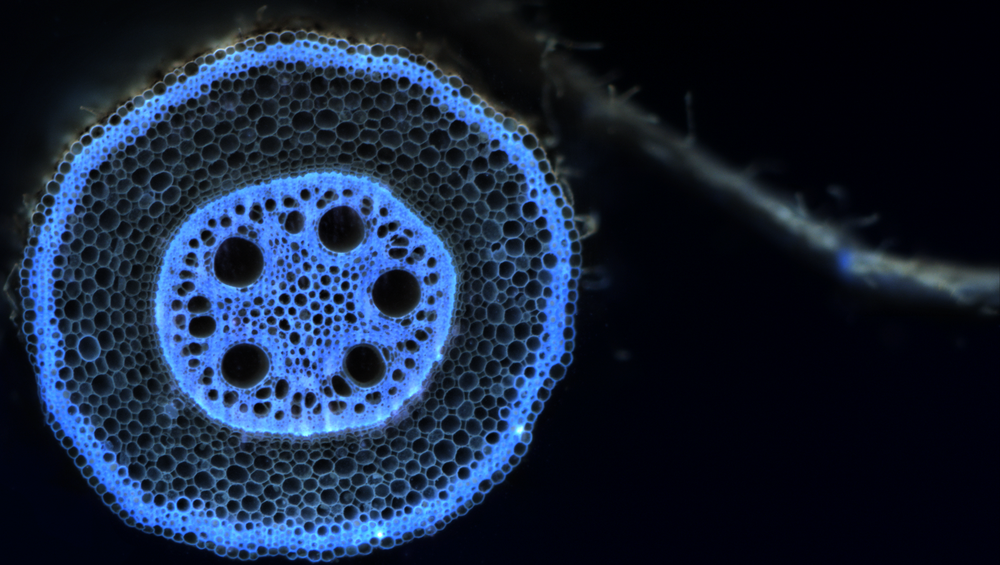
#> input picture paint/data_demo/images/1.png, 1000 x 565 px, shrunk from 1714 x 969 before the run; its folder holds only this picture in this run
$ python process.py   (older library calls are emulated)
#> lines starting #> are read from the running program, lines starting #| are printed output that depends on the picture; after the words box and inside, x2 and y2 are one past the last pixel; in counts of white or black regions, pixels touching at a corner belong together
import cv2
import numpy as np
import os
import glob
import tqdm
import shutil

def gradient_orientation_robust(img, ksize):
    gx = cv2.Sobel(img, cv2.CV_64F, 1, 0, ksize=ksize)
    gy = cv2.Sobel(img, cv2.CV_64F, 0, 1, ksize=ksize)
    orientation = np.arctan2(gy, gx)
    magnitude = np.sqrt(gx**2 + gy**2)
    threshold = np.percentile(magnitude, 75)
    orientation_norm = ((orientation + np.pi) / (2 * np.pi) * 255).astype(np.uint8)
    orientation_norm[magnitude < threshold] = 0
    orientation_norm = cv2.normalize(orientation_norm, None, 0, 255, cv2.NORM_MINMAX, dtype=cv2.CV_8U)
    return orientation_norm

k = 188
im_list = glob.glob(os.path.join('painting/images', '*.png'))
for im_path in tqdm.tqdm(im_list):
    im = cv2.imread(im_path, 0)
#> im: shape (565, 1000); min 0, max 255, mean 34.3
    height, width = im.shape[:2]
#> height = 565; width = 1000
    img = cv2.GaussianBlur(im, (15, 15), 0)

    orientation_3 = gradient_orientation_robust(im, 3)
#> in gradient_orientation_robust, `gy = cv2.Sobel(img, cv2.CV_64F, 0, 1, ksize=ksize)`:
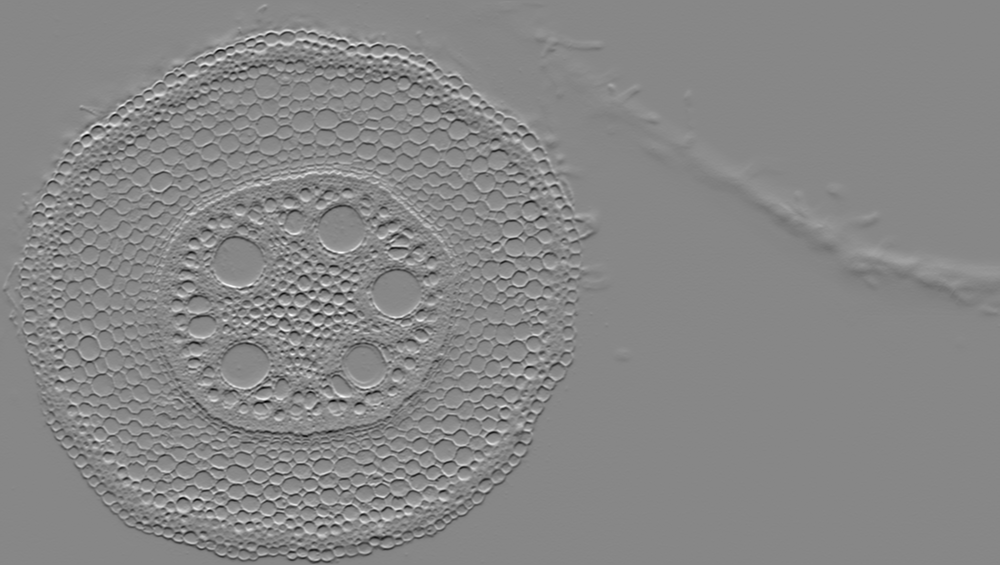
#> gy: shape (565, 1000) float64; min -514, max 455, mean 0; drawn with min black and max white
#> in gradient_orientation_robust, `magnitude = np.sqrt(gx**2 + gy**2)`:
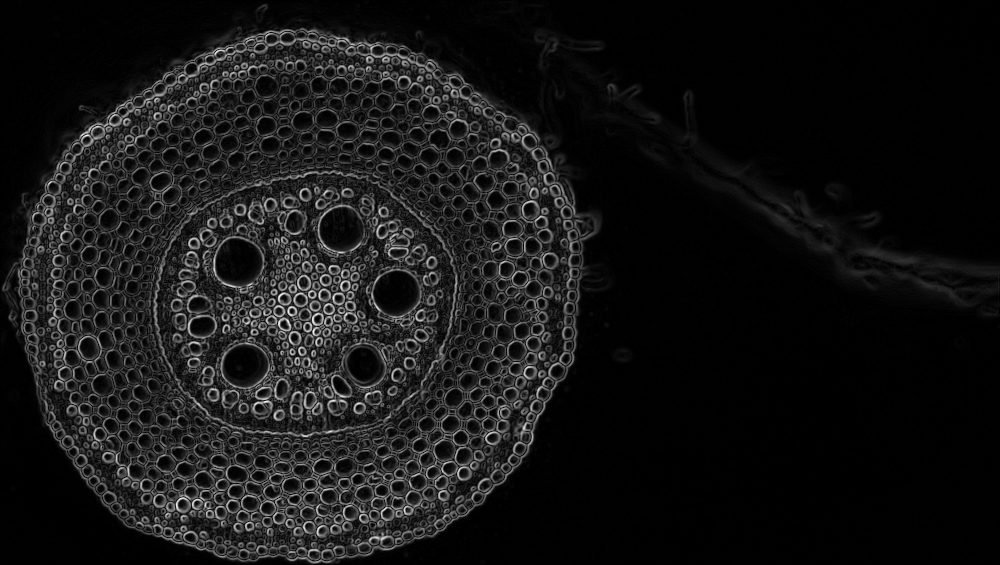
#> magnitude: shape (565, 1000) float64; min 0, max 536.2, mean 46.3; drawn with min black and max white
#> in gradient_orientation_robust, `threshold = np.percentile(magnitude, 75)`: threshold = 66.03
    orientation_7 = gradient_orientation_robust(im, 7)
#> call 2 of gradient_orientation_robust, with ksize = 7
#> in gradient_orientation_robust (call 2), `magnitude = np.sqrt(gx**2 + gy**2)`:
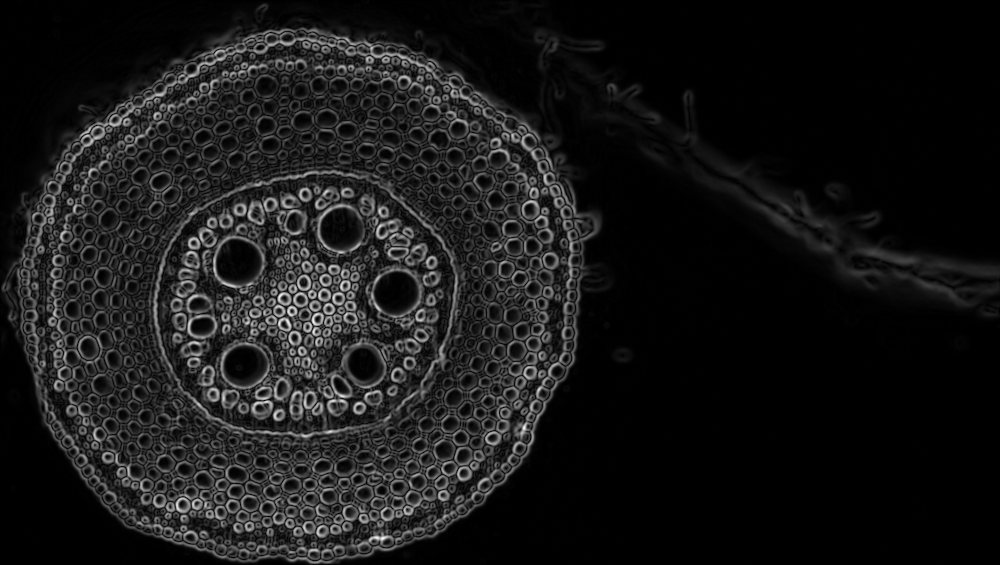
#> magnitude: shape (565, 1000) float64; min 0, max 92132.5, mean 8811.9; drawn with min black and max white
#> in gradient_orientation_robust (call 2), `threshold = np.percentile(magnitude, 75)`: threshold = 13666.6
    orientation_5 = gradient_orientation_robust(im, 5)
#> call 3 of gradient_orientation_robust, with ksize = 5
#> in gradient_orientation_robust (call 3), `orientation = np.arctan2(gy, gx)`:
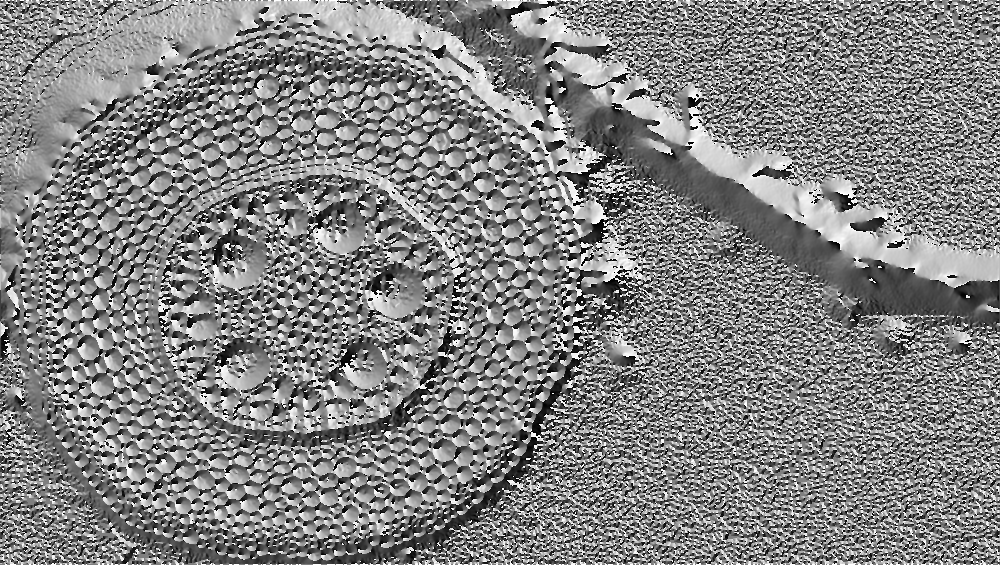
#> orientation: shape (565, 1000) float64; min -3.14, max 3.14, mean 0.0871; drawn with min black and max white
#> in gradient_orientation_robust (call 3), `threshold = np.percentile(magnitude, 75)`: threshold = 939.2
#> in gradient_orientation_robust (call 3), `orientation_norm[magnitude < threshold] = 0`:
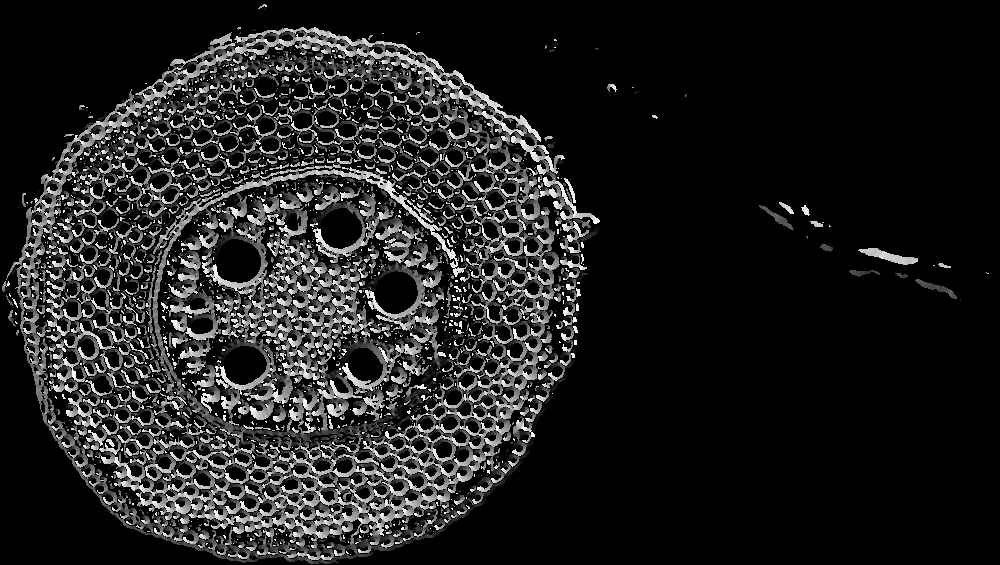
#> orientation_norm: shape (565, 1000); min 0, max 255, mean 31.4

    im_75 = cv2.adaptiveThreshold(
        img, 255,
        cv2.ADAPTIVE_THRESH_GAUSSIAN_C,
        cv2.THRESH_BINARY_INV,
        75, 1
    )
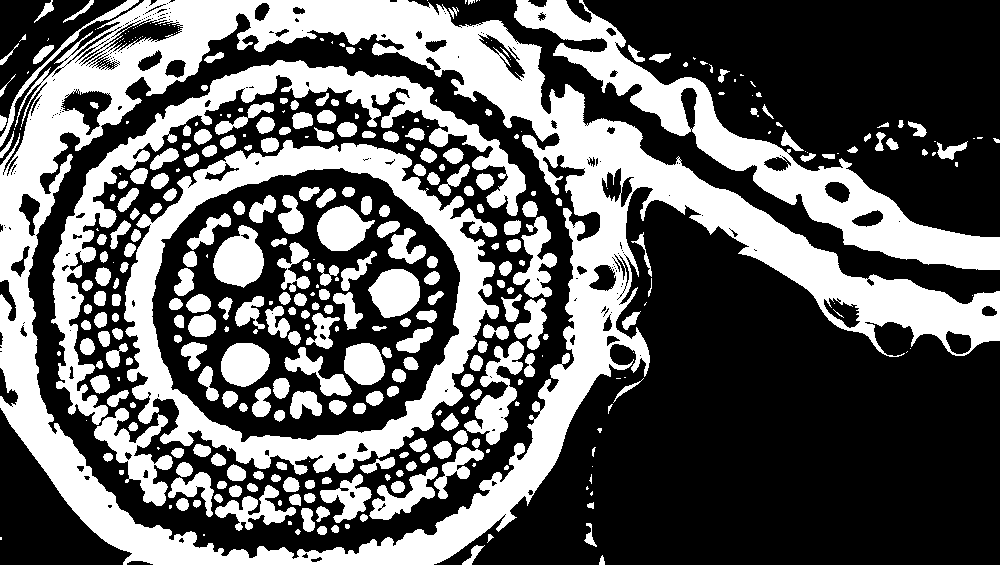
#> im_75: shape (565, 1000); 38.3% white; 374 white regions (117 under 20 px), largest, box (x1, y1, x2, y2) and area: (0, 0, 1000, 565) 91954, (124, 140, 499, 475) 27084, (514, 0, 1000, 270) 20398

    im_55 = cv2.adaptiveThreshold(
        img, 255,
        cv2.ADAPTIVE_THRESH_GAUSSIAN_C,
        cv2.THRESH_BINARY_INV,
        55, 1
    )
#> im_55: shape (565, 1000); 34.6% white; 514 white regions (166 under 20 px), largest, box (x1, y1, x2, y2) and area: (0, 0, 1000, 565) 77494, (124, 140, 499, 473) 23844, (514, 0, 1000, 271) 17543

    im_35 = cv2.adaptiveThreshold(
        img, 255,
        cv2.ADAPTIVE_THRESH_GAUSSIAN_C,
        cv2.THRESH_BINARY_INV,
        35, 1
    )
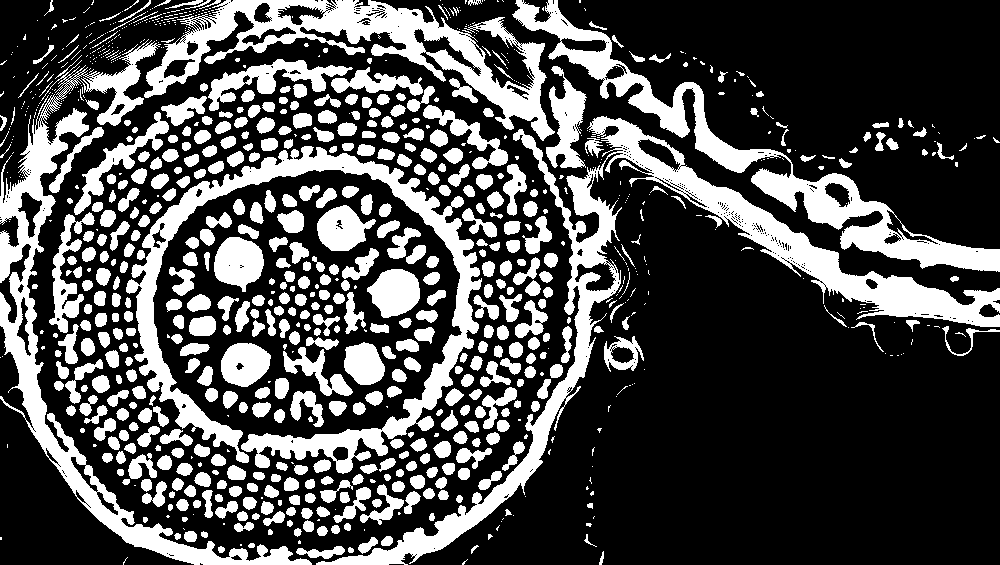
#> im_35: shape (565, 1000); 30.1% white; 933 white regions (427 under 20 px), largest, box (x1, y1, x2, y2) and area: (316, 116, 1000, 565) 24096, (126, 146, 482, 474) 18421, (0, 39, 312, 565) 16647

    cv2.imwrite('painting/images_gradient3/{}'.format(os.path.basename(im_path)), orientation_3)
    cv2.imwrite('painting/images_gradient5/{}'.format(os.path.basename(im_path)), orientation_5)
    cv2.imwrite('painting/images_gradient7/{}'.format(os.path.basename(im_path)), orientation_7)
    cv2.imwrite('painting/images_35/{}'.format(os.path.basename(im_path)), im_35)
    cv2.imwrite('painting/images_75/{}'.format(os.path.basename(im_path)), im_75)
    cv2.imwrite('painting/images_55/{}'.format(os.path.basename(im_path)), im_55)

$ run again, on paint/data_demo/images/2.png
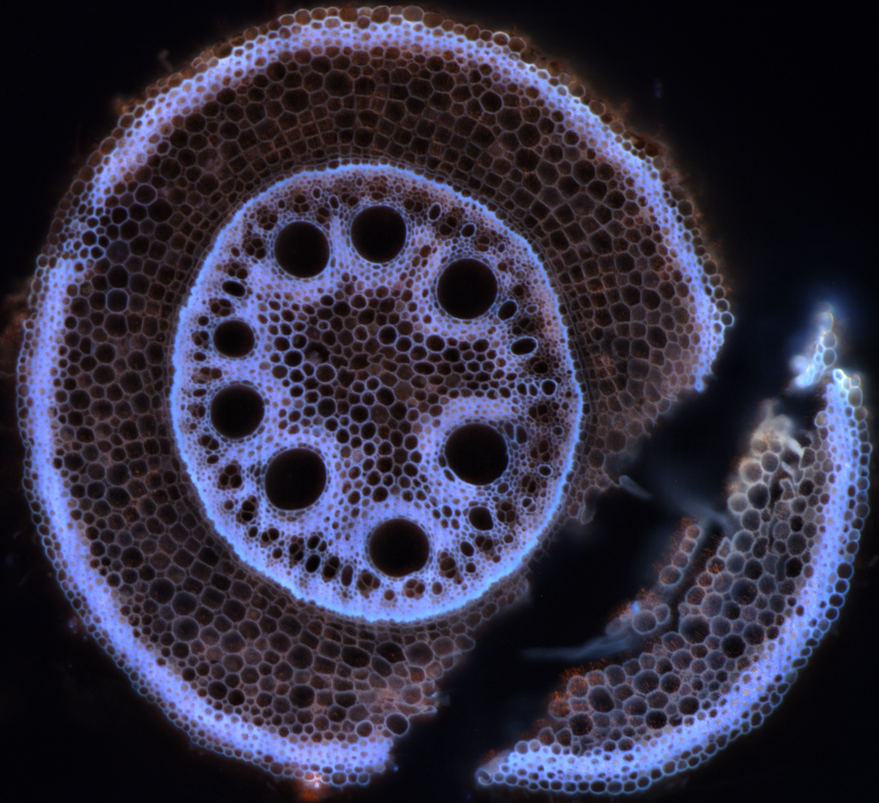
#> input picture paint/data_demo/images/2.png, 879 x 803 px, shrunk from 1187 x 1084 before the run
#> threshold = 80.62
#> in gradient_orientation_robust (call 3), `orientation = np.arctan2(gy, gx)`:
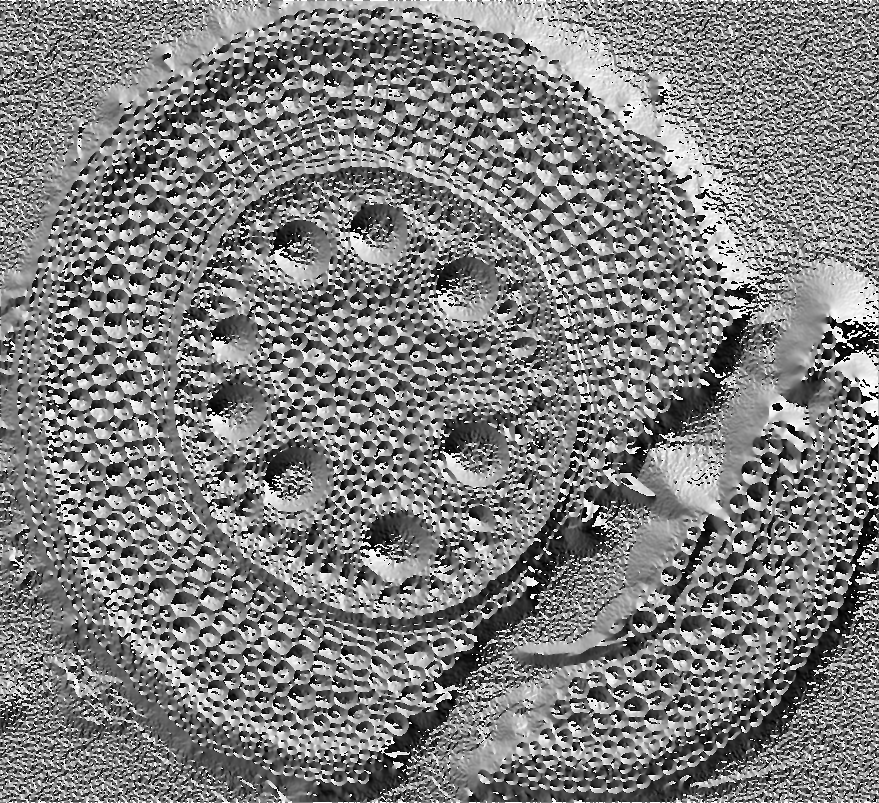
#> orientation: shape (803, 879) float64; min -3.14, max 3.14, mean 0.00353; drawn with min black and max white
#> threshold = 1108.8
#> im_75: shape (803, 879); 49.8% white; 513 white regions (120 under 20 px), largest, box (x1, y1, x2, y2) and area: (0, 0, 879, 803) 201498, (82, 44, 647, 247) 19891, (50, 260, 373, 744) 17525
#> im_55: shape (803, 879); 46% white; 726 white regions (195 under 20 px), largest, box (x1, y1, x2, y2) and area: (0, 0, 879, 803) 168622, (98, 42, 466, 247) 9424, (119, 598, 373, 747) 6493
#> `im_35 = cv2.adaptiveThreshold( img, 255, cv2.ADAPTIVE_THRESH_GAUSSIAN_..`:
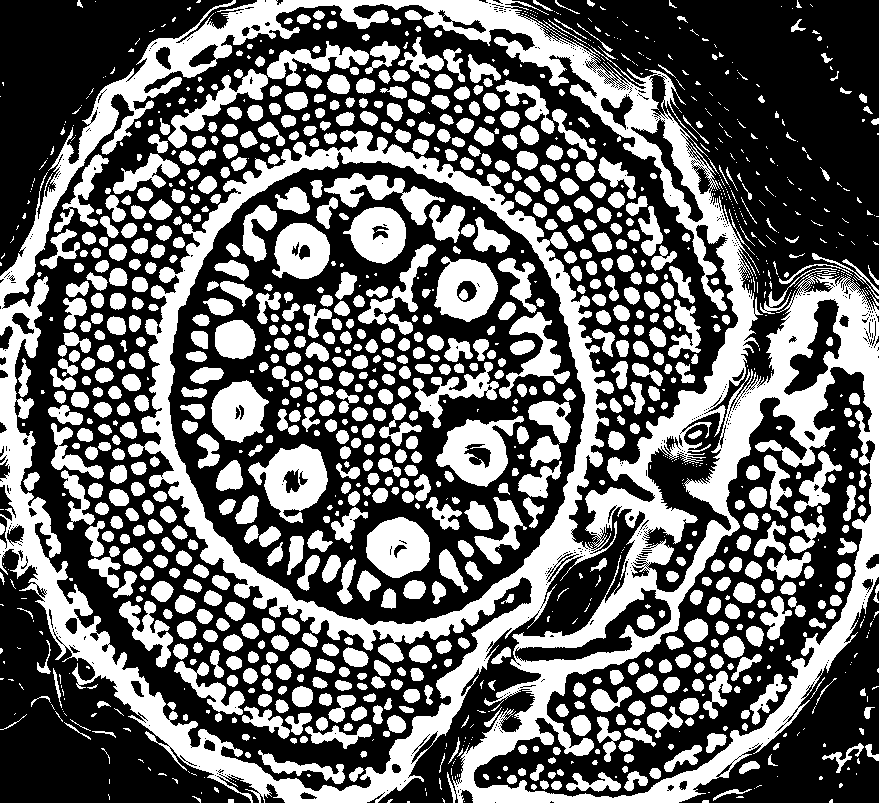
#> im_35: shape (803, 879); 40.9% white; 1293 white regions (486 under 20 px), largest, box (x1, y1, x2, y2) and area: (0, 0, 879, 803) 127111, (248, 444, 328, 523) 3341, (436, 416, 524, 487) 3133
